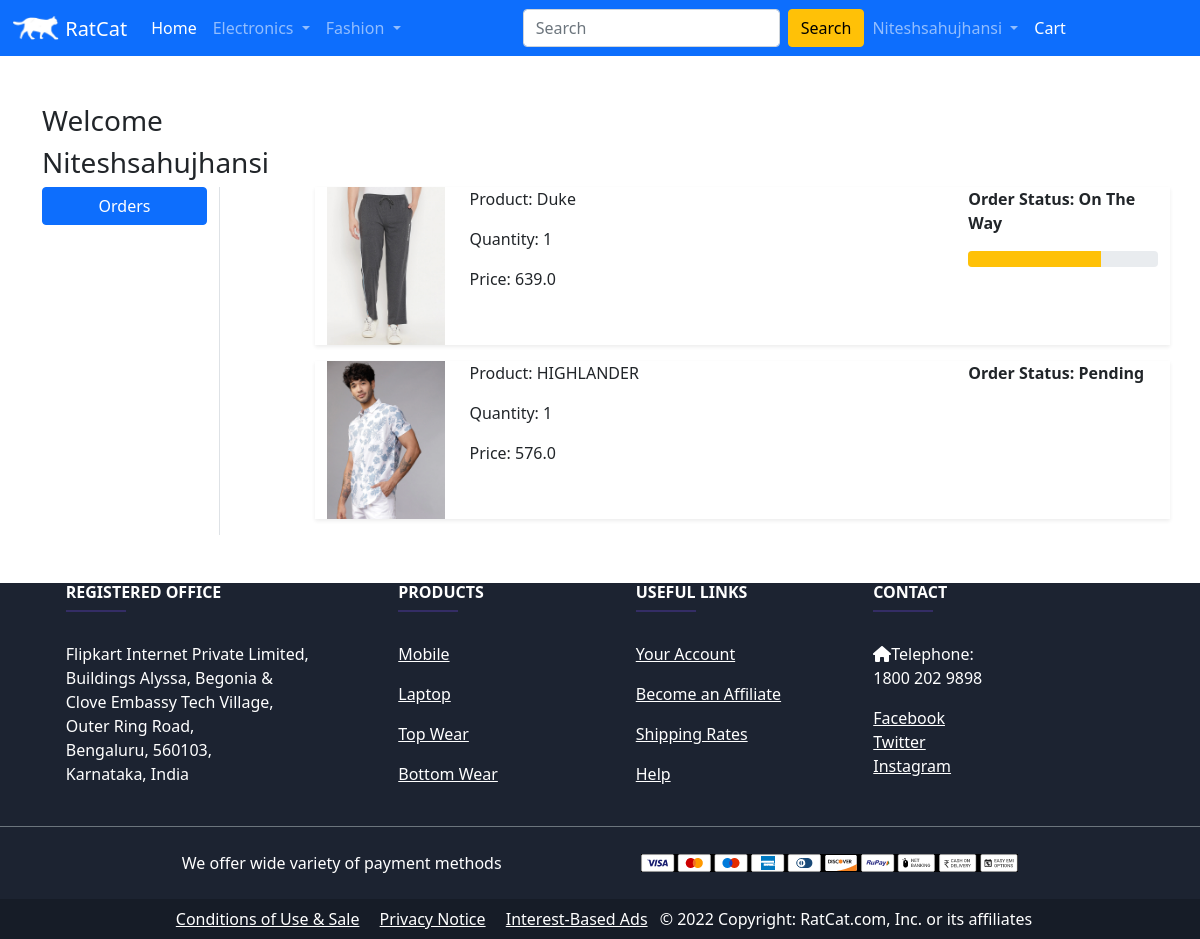
The page /orders/ (signed in) on the database its author committed.
### app/models.py (models this page shows, shortened)
class OrderPlaced(models.Model):
    user = models.ForeignKey(User, on_delete=models.CASCADE)
    customer = models.ForeignKey(Customer, on_delete=models.CASCADE)
    product = models.ForeignKey(Product, on_delete=models.CASCADE)
    quantity = models.PositiveIntegerField(default=1)
    ordered_date = models.DateTimeField(auto_now_add=True)
    status = models.CharField(choices=STATUS_CHOICES, max_length=50, default='Pending')
    @property
    def total_cost(self):
        return self.quantity * self.product.discounted_price

class Product(models.Model):
    tital = models.CharField(max_length=100)
    selling_price = models.FloatField()
    discounted_price = models.FloatField()
    description = models.TextField()
    brand = models.CharField(max_length=100)
    category = models.CharField(choices=CATEGORY_CHOICES, max_length=2)
    product_image = models.ImageField(upload_to = 'productimg')

### app/views.py (the view)
# urls.py: path('orders/', views.orders, name='orders'),
@login_required
def orders(request):
    op = OrderPlaced.objects.filter(user=request.user)
    return render(request, 'app/orders.html', {'orderplaced':op})

### app/templates/app/orders.html (shortened to what this page needs)
{% extends 'app/base.html' %}
{% load static %}
{% block main-content %}
<div class="container my-5">
 <div class="row">
 <h3>Welcome</h3>
 <h3><span class="text-capitalize">{{request.user}}</span></h3>
  <div class="col-sm-2 border-end">
   <ul class="list-unstyled">
    <li class="d-grid"><a href="{% url 'orders' %}" class="btn btn-primary">Orders</a></li>
   </ul>
  </div>
  <div class="col-sm-9 offset-sm-1">
    {% for op in orderplaced %}
        <div class="row shadow-sm mb-3">
            <div class="col-sm-2">
                <img src="{{op.product.product_image.url}}" alt="" class="img-fluid" height="150" width="150">
            </div>
        <div class="col-sm-7">
            <p>Product: {{op.product.tital}}</p>
            <p>Quantity: {{op.quantity}}</p>
            <p>Price: {{op.total_cost}}</p>
        </div>
        <div class="col-sm-3 fw-bold">
            <p>Order Status: {{op.status}}</p>
            {% if op.status == 'On The Way' %}
                <div class="progress">
                    <div class="progress-bar bg-warning" role="progressbar" style="width:70%" aria-valuenow="70" aria-valuemin="0" aria-valuemax="100"></div>
                </div>
            {% endif %}
        </div>
        </div>
        {% endfor %}
  </div>
 </div>
</div>
{% endblock main-content %}

### app/templates/app/base.html (shortened to what this page needs)
{% load static %}
<!DOCTYPE html>
<html lang="en">
<head>
    <link href="https://cdn.jsdelivr.net/npm/bootstrap@5.1.3/dist/css/bootstrap.min.css" rel="stylesheet">
    <link rel="stylesheet" href="{% static 'app/css/owl.carousel.min.css' %}">
    <link rel="stylesheet" href="{% static 'app/css/all.min.css' %}">
    <link rel="stylesheet" href="{% static 'app/css/style.css' %}">
</head>
<body>
    <nav class="navbar navbar-expand-lg navbar-dark bg-primary">
        <div class="container-fluid">
          <a class="navbar-brand mb-0 h1" href="/">
            <img src="{% static 'app/images/logo.png' %}" alt="RatCat" width="48" height="25" class="d-inline-block align-text-top">
            RatCat
            </a>
          <div class="collapse navbar-collapse" id="navbarSupportedContent">
            <ul class="navbar-nav me-auto mb-2 mb-lg-0">
              <li class="nav-item">
                <a class="nav-link active" aria-current="page" href="/">Home</a>
              </li>
              <li class="nav-item dropdown">
                <a class="nav-link dropdown-toggle" href="#" id="navbarDropdown" role="button" data-bs-toggle="dropdown" aria-expanded="false">
                  Electronics
                </a>
              </li>
              <li class="nav-item dropdown">
                <a class="nav-link dropdown-toggle" href="#" id="navbarDropdown" role="button" data-bs-toggle="dropdown" aria-expanded="false">
                  Fashion
                </a>
              </li>
            </ul>
            <form class="d-flex">
              <input class="form-control me-2" type="search" placeholder="Search" aria-label="Search">
              <button class="btn btn-warning" type="submit">Search</button>
            </form>
            <ul class="navbar-nav me-auto mb-2 mb-lg-0">
            {% if request.user.is_authenticated %}
              <li class="nav-item dropdown">
                <a class="nav-link dropdown-toggle" href="#" id="navbarDropdown" role="button" data-bs-toggle="dropdown" aria-expanded="false">
                  {{request.user.username|capfirst}}
                </a>
              </li>
              <li class="nav-item">
                <a class="nav-link active" aria-current="page" href="{% url 'showcart' %}">Cart</a>
              </li>
            {% else %}
              <li class="nav-item">
                <a class="nav-link" href="{% url 'login' %}">Login/Registration</a>
              </li>
            {% endif %}
            </ul>
          </div>
        </div>
      </nav>
    {% block main-content %} {% endblock main-content %}
  <footer
          class="text-center text-lg-start text-white"
          style="background-color: #1c2331"
          >
    <section class="">
      <div class="container text-center text-md-start mt-5">
        <div class="row mt-3">
          <div class="col-md-3 col-lg-4 col-xl-3 mx-auto mb-4">
            <h6 class="text-uppercase fw-bold">Registered Office</h6>
            <hr
                class="mb-4 mt-0 d-inline-block mx-auto"
                style="width: 60px; background-color: #7c4dff; height: 2px"
                />
            <p>
              Flipkart Internet Private Limited,<br>
              Buildings Alyssa, Begonia & <br>
              Clove Embassy Tech Village, <br>
              Outer Ring Road, <br>
              Bengaluru, 560103, <br>
              Karnataka, India <br>
            </p>
          </div>
          <div class="col-md-2 col-lg-2 col-xl-2 mx-auto mb-4">
            <h6 class="text-uppercase fw-bold">Products</h6>
            <hr
                class="mb-4 mt-0 d-inline-block mx-auto"
                style="width: 60px; background-color: #7c4dff; height: 2px"
                />
            <p>
              <a href="#!" class="text-white">Mobile</a>
            </p>
            <p>
              <a href="#!" class="text-white">Laptop</a>
            </p>
            <p>
              <a href="#!" class="text-white">Top Wear</a>
            </p>
            <p>
              <a href="#!" class="text-white">Bottom Wear</a>
            </p>
          </div>
          <div class="col-md-3 col-lg-2 col-xl-2 mx-auto mb-4">
            <h6 class="text-uppercase fw-bold">Useful links</h6>
            <hr
                class="mb-4 mt-0 d-inline-block mx-auto"
                style="width: 60px; background-color: #7c4dff; height: 2px"
                />
            <p>
              <a href="#!" class="text-white">Your Account</a>
            </p>
            <p>
              <a href="#!" class="text-white">Become an Affiliate</a>
            </p>
            <p>
              <a href="#!" class="text-white">Shipping Rates</a>
            </p>
            <p>
              <a href="#!" class="text-white">Help</a>
            </p>
          </div>
          <div class="col-md-4 col-lg-3 col-xl-3 mx-auto mb-md-0 mb-4">
            <h6 class="text-uppercase fw-bold">Contact</h6>
            <hr
                class="mb-4 mt-0 d-inline-block mx-auto"
                style="width: 60px; background-color: #7c4dff; height: 2px"
                />
            <p><i class="fas fa-home mr-3"></i>Telephone: <br> 1800 202 9898</p>
            <p>
              <a href="#!" class="text-white">Facebook <br> Twitter <br> Instagram  </a>
            </p>
          </div>
        </div>
      </div>
    </section>
    <section class="d-flex justify-content-between p-4 border-top border-secondary">
      <div class="container d-flex align-items-center justify-content-evenly">
        <span>We offer wide variety of payment methods </span>
        <img src="{% static 'app/images/payment_methods.png' %}" alt="">
      </div>
    </section>
    <div
         class="text-center p-2"
         style="background-color: rgba(0, 0, 0, 0.2)"
         >
         <a class="px-2 text-white" href="">Conditions of Use & Sale</a>
         <a class="px-2 text-white" href="">Privacy Notice</a>
         <a class="px-2 text-white" href="">Interest-Based Ads</a>
      © 2022 Copyright:
      RatCat.com, Inc. or its affiliates
    </div>
  </footer>
</body>
</html>

### rows shown on the page
OrderPlaced: product.product_image (picture), product.tital "Duke", quantity "1", total_cost "639.0", status "On The Way"
OrderPlaced: product.product_image (picture), product.tital "HIGHLANDER", quantity "1", total_cost "576.0", status "Pending"

### other values the page prints
{{ request.user.username|capfirst }} "Niteshsahujhansi"
{{ request.user }} "Niteshsahujhansi"
